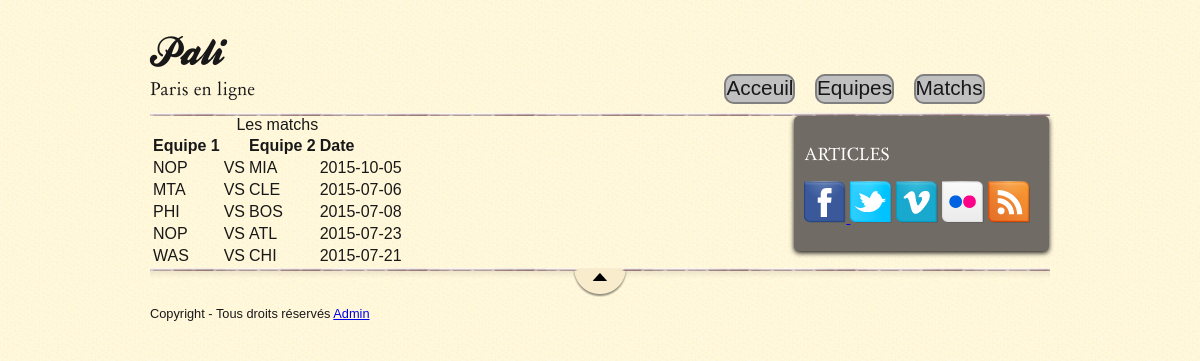
/Projet_tutore_G7/matchs.php, run on the app's committed database.
### tables this page shows
CREATE TABLE IF NOT EXISTS `matchs` (
  `idmatch` int(11) NOT NULL AUTO_INCREMENT,
  `equipe1` varchar(50) NOT NULL,
  `equipe2` varchar(50) NOT NULL,
  `date` date NOT NULL,
  PRIMARY KEY (`idmatch`)
);

### Projet_tutore_G7/matchs.php (the view, shortened to what this page needs)
<?php
$sql="select idmatch,equipe1,equipe2,date from matchs";
$rep=mysql_query($sql) or die(mysql_error());
?>
<!DOCTYPE HTML>
<html>
	<head>
		<link rel="stylesheet" href="style.css" />
	</head>
	<body>
	<div id="bloc_page">
		<header>
			<div id="titre_principal">
			<h1>Pali</h1>
			<h2>Paris en ligne</h2>
		</div>
		<nav>
			<ul>
				<li><a href="index.html">Acceuil</a></li>
				<li><a href="equipes.php">Equipes</a></li>
				<li><a href="matchs.php">Matchs</a></li>
			</ul>
		</nav>
		</header>
		<section>
			<article>
			 	<table>
            <caption>Les matchs</caption>
            <tr>
                <th>Equipe 1</th>
                <th></th>
                <th>Equipe 2</th>
                <th>Date</th>
            </tr>
			<?php
            while($pilote=mysql_fetch_object($rep)){
                echo"<tr>
                        <td>$pilote->equipe1</td>
                        <td>VS</td>
                        <td>$pilote->equipe2</td>
						<td>$pilote->date</td>
                    </tr>";
            }
            ?>
        </table>
			</article>
			<aside>
				<h1>Articles</h1>
					<p>
						<a href = "www.facebook.com" ><img src="images/facebook.png" alt="Facebook" />  </a>
						<img src="images/twitter.png" alt="Twitter" />
						<img src="images/vimeo.png" alt="Vimeo" />
						<img src="images/flickr.png" alt="Flickr" />
						<img src="images/rss.png" alt="RSS" />
					</p>
			</aside>
		</section>
		<footer>
		<div id="tweet">
			<p>Copyright - Tous droits réservés
				<a href="admin.php">Admin</a>
			</p>
		</div>
		</footer>
	</div>
	</body>
</html>

### Projet_tutore_G7/style.css (style rules this page uses)
body { background: url('images/fond_jaune.png'); font-family: 'Trebuchet MS', Arial, sans-serif; color: #181818; }
#bloc_page { width: 900px; margin: auto; }
section h1, footer h1 { font-family: Dayrom, serif; font-weight: normal; text-transform: uppercase; }
header { background: url('images/separateur.png') repeat-x bottom; }
#titre_principal { display: inline-block; }
header h1 { font-family: 'BallparkWeiner', serif; font-size: 2.5em; font-weight: normal; }
#logo, header h1 { display: inline-block; margin-bottom: 0px; }
header h2 { font-family: Dayrom, serif; font-size: 1.1em; margin-top: 0px; font-weight: normal; }
nav { display: inline-block; width: 740px; text-align: right; }
nav ul { list-style-type: none; }
nav li { display: inline-block; margin-right: 15px; }
nav a { background-color:silver; font-size: 1.3em; color: #181818; padding-bottom: 3px; text-decoration: none; border: 2px solid gray; border-radius:10px }
article, aside { display: inline-block; vertical-align: top; text-align: justify; }
article { width: 625px; margin-right: 15px; }
aside { position: relative; width: 235px; background-color: #706b64; box-shadow: 0px 2px 5px #1c1a19; border-radius: 5px; padding: 10px; color: white; font-size: 0.9em; }
footer { background: url('images/ico_top.png') no-repeat top center, url('images/separateur.png') repeat-x top, url('images/ombre.png') repeat-x top; padding-top: 25px; }
footer p, footer ul { font-size: 0.8em; }
#tweet, #mes_photos, #mes_amis { display: inline-block; vertical-align: top; }

### data on the page
matchs: equipe1 "NOP", equipe2 "MIA", date "2015-10-05"
matchs: equipe1 "MTA", equipe2 "CLE", date "2015-07-06"
matchs: equipe1 "PHI", equipe2 "BOS", date "2015-07-08"
matchs: equipe1 "NOP", equipe2 "ATL", date "2015-07-23"
matchs: equipe1 "WAS", equipe2 "CHI", date "2015-07-21"
